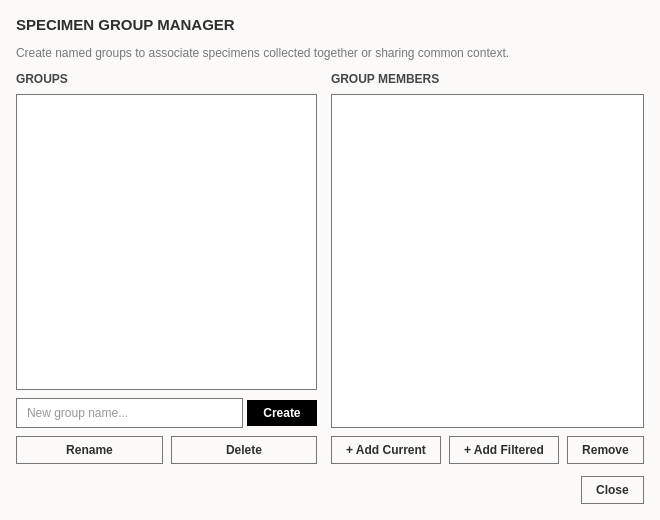
<?xml version="1.0" encoding="UTF-8"?>
<ui version="4.0">
 <class>GroupEditorDialog</class>
 <widget class="QDialog" name="GroupEditorDialog">
  <property name="geometry">
   <rect>
    <x>0</x>
    <y>0</y>
    <width>660</width>
    <height>520</height>
   </rect>
  </property>
  <property name="minimumSize">
   <size>
    <width>540</width>
    <height>400</height>
   </size>
  </property>
  <property name="windowTitle">
   <string>Manage Specimen Groups</string>
  </property>
  <property name="styleSheet">
   <string notr="true">QDialog#GroupEditorDialog {
    background-color: #fbfaf8;
    color: #2c302e;
    font-family: 'Segoe UI', 'Inter', -apple-system, sans-serif;
}

QLineEdit {
    background-color: #ffffff;
    color: #2c302e;
    border: 1px solid #747878;
    border-radius: 0px;
    padding: 6px 8px;
    font-size: 12px;
}
QLineEdit:focus {
    border: 1px solid #000000;
}

QListWidget {
    background-color: #ffffff;
    color: #2c302e;
    border: 1px solid #747878;
    border-radius: 0px;
    padding: 4px;
    font-family: 'Courier New', 'JetBrains Mono', monospace;
    font-size: 12px;
}
QListWidget::item {
    padding: 5px 8px;
    border-bottom: 1px solid #f2f5f1;
}
QListWidget::item:hover {
    background-color: #e9ece5;
}
QListWidget::item:selected {
    background-color: #e9ece5;
    color: #000000;
}

QPushButton {
    background-color: #fbfaf8;
    color: #2c302e;
    border: 1px solid #747878;
    border-radius: 0px;
    padding: 6px 14px;
    font-size: 12px;
    font-weight: 600;
}
QPushButton:hover {
    background-color: #e9ece5;
}

QPushButton#btn_add_group {
    background-color: #000000;
    color: #ffffff;
    border: none;
    padding: 6px 16px;
}
QPushButton#btn_add_group:hover {
    background-color: #2c302e;
}</string>
  </property>
  <layout class="QVBoxLayout" name="root_layout">
   <property name="spacing">
    <number>12</number>
   </property>
   <property name="leftMargin">
    <number>16</number>
   </property>
   <property name="topMargin">
    <number>16</number>
   </property>
   <property name="rightMargin">
    <number>16</number>
   </property>
   <property name="bottomMargin">
    <number>16</number>
   </property>
   <item>
    <widget class="QLabel" name="lbl_title">
     <property name="styleSheet">
      <string notr="true">font-size: 15px; font-weight: bold; color: #2c302e;</string>
     </property>
     <property name="text">
      <string>SPECIMEN GROUP MANAGER</string>
     </property>
    </widget>
   </item>
   <item>
    <widget class="QLabel" name="lbl_desc">
     <property name="styleSheet">
      <string notr="true">color: #747878; font-size: 12px;</string>
     </property>
     <property name="text">
      <string>Create named groups to associate specimens collected together or sharing common context.</string>
     </property>
    </widget>
   </item>
   <item>
    <layout class="QHBoxLayout" name="body_split">
     <property name="spacing">
      <number>14</number>
     </property>
     <item>
      <layout class="QVBoxLayout" name="left_group_layout">
       <property name="spacing">
        <number>8</number>
       </property>
       <item>
        <widget class="QLabel" name="lbl_groups">
         <property name="styleSheet">
          <string notr="true">font-weight: bold; font-size: 12px; color: #444748;</string>
         </property>
         <property name="text">
          <string>GROUPS</string>
         </property>
        </widget>
       </item>
       <item>
        <widget class="QListWidget" name="list_groups"/>
       </item>
       <item>
        <layout class="QHBoxLayout" name="new_group_layout">
         <property name="spacing">
          <number>4</number>
         </property>
         <item>
          <widget class="QLineEdit" name="input_group_name">
           <property name="placeholderText">
            <string>New group name...</string>
           </property>
          </widget>
         </item>
         <item>
          <widget class="QPushButton" name="btn_add_group">
           <property name="cursor">
            <cursorShape>PointingHandCursor</cursorShape>
           </property>
           <property name="text">
            <string>Create</string>
           </property>
          </widget>
         </item>
        </layout>
       </item>
       <item>
        <layout class="QHBoxLayout" name="group_manage_layout">
         <item>
          <widget class="QPushButton" name="btn_rename_group">
           <property name="cursor">
            <cursorShape>PointingHandCursor</cursorShape>
           </property>
           <property name="text">
            <string>Rename</string>
           </property>
          </widget>
         </item>
         <item>
          <widget class="QPushButton" name="btn_delete_group">
           <property name="cursor">
            <cursorShape>PointingHandCursor</cursorShape>
           </property>
           <property name="text">
            <string>Delete</string>
           </property>
          </widget>
         </item>
        </layout>
       </item>
      </layout>
     </item>
     <item>
      <layout class="QVBoxLayout" name="right_members_layout">
       <property name="spacing">
        <number>8</number>
       </property>
       <item>
        <widget class="QLabel" name="lbl_members">
         <property name="styleSheet">
          <string notr="true">font-weight: bold; font-size: 12px; color: #444748;</string>
         </property>
         <property name="text">
          <string>GROUP MEMBERS</string>
         </property>
        </widget>
       </item>
       <item>
        <widget class="QListWidget" name="list_members"/>
       </item>
       <item>
        <layout class="QHBoxLayout" name="members_action_layout">
         <item>
          <widget class="QPushButton" name="btn_add_current">
           <property name="cursor">
            <cursorShape>PointingHandCursor</cursorShape>
           </property>
           <property name="text">
            <string>+ Add Current</string>
           </property>
          </widget>
         </item>
         <item>
          <widget class="QPushButton" name="btn_add_filtered">
           <property name="cursor">
            <cursorShape>PointingHandCursor</cursorShape>
           </property>
           <property name="text">
            <string>+ Add Filtered</string>
           </property>
          </widget>
         </item>
         <item>
          <widget class="QPushButton" name="btn_remove_member">
           <property name="cursor">
            <cursorShape>PointingHandCursor</cursorShape>
           </property>
           <property name="text">
            <string>Remove</string>
           </property>
          </widget>
         </item>
        </layout>
       </item>
      </layout>
     </item>
    </layout>
   </item>
   <item>
    <layout class="QHBoxLayout" name="footer_layout">
     <item>
      <spacer name="spacer_footer">
       <property name="orientation">
        <enum>Qt::Orientation::Horizontal</enum>
       </property>
       <property name="sizeHint" stdset="0">
        <size>
         <width>40</width>
         <height>20</height>
        </size>
       </property>
      </spacer>
     </item>
     <item>
      <widget class="QPushButton" name="btn_close">
       <property name="cursor">
        <cursorShape>PointingHandCursor</cursorShape>
       </property>
       <property name="text">
        <string>Close</string>
       </property>
      </widget>
     </item>
    </layout>
   </item>
  </layout>
 </widget>
 <resources/>
 <connections/>
</ui>
